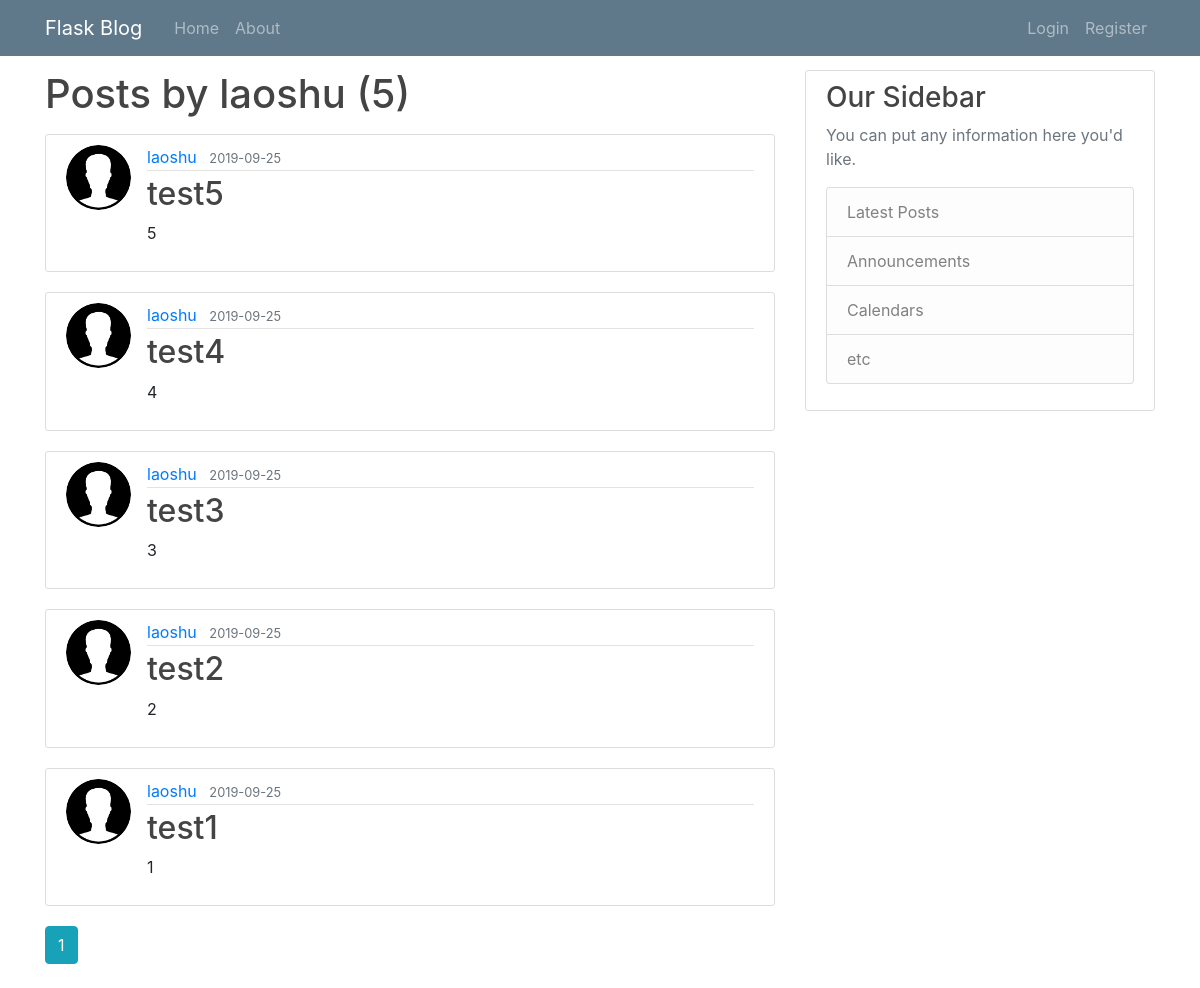
/post/laoshu, run on the app's committed database.
### flaskblog/models.py (models this page shows, shortened)
class User(db.Model, UserMixin):
    id = db.Column(db.Integer, primary_key=True)
    username = db.Column(db.String(20), unique=True, nullable=False)
    email = db.Column(db.String(120), unique=True, nullable=False)
    image_file = db.Column(db.String(20), nullable=False, default='default.jpg')
    password = db.Column(db.String(60), nullable=False)
    posts = db.relationship('Post', backref='author', lazy=True)

class Post(db.Model, UserMixin):
    id = db.Column(db.Integer, primary_key=True)
    title = db.Column(db.String(100), nullable = False)
    date = db.Column(db.DateTime, nullable=False, default = datetime.utcnow)
    content = db.Column(db.Text)
    user_id = db.Column(db.Integer, db.ForeignKey('user.id'), nullable=False)

### flaskblog/route.py (the view)
@app.route('/post/<string:username>')
def user_posts(username):
    page = request.args.get('page',1, type=int)
    user = User.query.filter_by(username = username).first_or_404()
    posts = Post.query.filter_by(author = user).order_by(Post.date.desc()).paginate(page=page, per_page = 5)
    return render_template('user_posts.html', user=user, posts=posts)

### flaskblog/templates/user_posts.html
{% extends "layout.html" %}
{% block content %}
<h1 class="mb-3">Posts by {{ user.username }} ({{ posts.total }})</h1>
{% for post in posts.items %}
<article class="media content-section">
    <img class="rounded-circle article-img" src="{{ url_for('static', filename='profile_pics/' + post.author.image_file) }}">
    <div class="media-body">
        <div class="article-metadata">
            <a class="mr-2" href="{{ url_for('user_posts', username=post.author.username) }}">{{ post.author.username }}</a>
            <small class="text-muted">{{ post.date.strftime('%Y-%m-%d') }}</small>
        </div>
        <h2><a class="article-title" href="{{ url_for('post', post_id=post.id) }}">{{ post.title }}</a></h2>
        <p class="article-content">{{ post.content }}</p>
    </div>
</article>
{% endfor %}
{% for page_num in posts.iter_pages(left_edge=1, right_edge=1, left_current=1, right_current=2) %}
{% if page_num %}
{% if posts.page == page_num %}
<a class="btn btn-info mb-4" href="{{ url_for('user_posts', username=user.username, page=page_num) }}">{{ page_num }}</a>
{% else %}
<a class="btn btn-outline-info mb-4" href="{{ url_for('user_posts', username=user.username, page=page_num) }}">{{ page_num }}</a>
{% endif %}
{% else %}
...
{% endif %}
{% endfor %}
{% endblock content %}

### flaskblog/static/main.css (style rules this page uses)
body { background: #fafafa; color: #333333; margin-top: 5rem; }
h1, h2, h3, h4, h5, h6 { color: #444444; }
.content-section { background: #ffffff; padding: 10px 20px; border: 1px solid #dddddd; border-radius: 3px; margin-bottom: 20px; }
.article-title { color: #444444; }
.article-content { white-space: pre-line; }
.article-img { height: 65px; width: 65px; margin-right: 16px; }
.article-metadata { padding-bottom: 1px; margin-bottom: 4px; border-bottom: 1px solid #e3e3e3 }

### data on the page
User: username "laoshu"
Post: image_file (placeholder picture), author.username "laoshu", date "2019-09-25", title "test5", content "5"
Post: image_file (placeholder picture), author.username "laoshu", date "2019-09-25", title "test4", content "4"
Post: image_file (placeholder picture), author.username "laoshu", date "2019-09-25", title "test3", content "3"
Post: image_file (placeholder picture), author.username "laoshu", date "2019-09-25", title "test2", content "2"
Post: image_file (placeholder picture), author.username "laoshu", date "2019-09-25", title "test1", content "1"

### other printed values
{{ posts.total }} "5"
{{ page_num }} "1"
